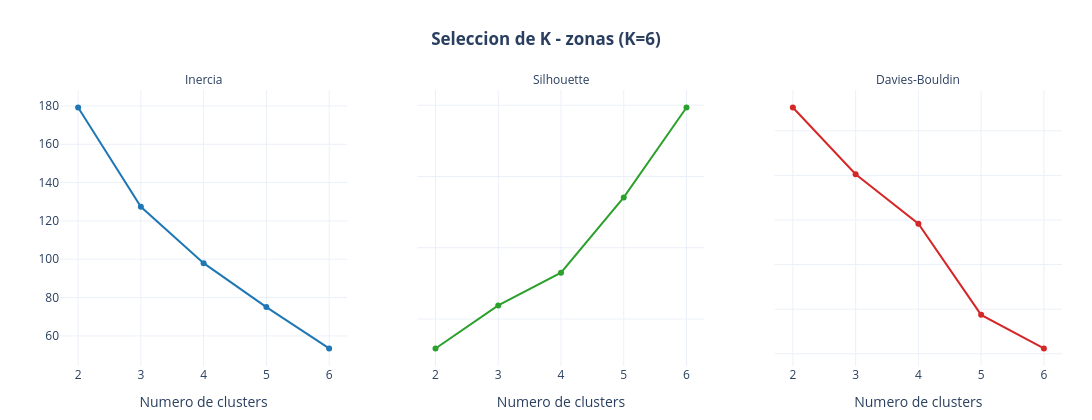

Source (notebook cell):
### Markdown cell above
### A.1 Métricas: selección de K, Silhouette y robustez (ARI)

### Code cell
# ====================================================================
# KMeans sobre zonas climaticas + seleccion de K
# ====================================================================
km_df = eval_kmeans_range(X_zona, k_range=range(2, 7))
K_ZONA, motivo = elegir_k(km_df)
plot_k_selection(km_df, f"Seleccion de K - zonas (K={K_ZONA})")
print(f"K optimo: {K_ZONA} ({motivo})")

km_zona = KMeans(n_clusters=K_ZONA, random_state=42, n_init=10)
zonas["cluster"] = km_zona.fit_predict(X_zona)
sil_zona = silhouette_score(X_zona, zonas["cluster"])
db_zona = davies_bouldin_score(X_zona, zonas["cluster"])
print(f"KMeans K={K_ZONA} | Silhouette={sil_zona:.3f} | Davies-Bouldin={db_zona:.3f}")

### Figure 1 — Plotly figure (JSON) as saved in the notebook; plotly's stock layout.template omitted (floating-point values rounded to 4 significant figures)
{"data": [{"hovertemplate": "metrica=Inercia<br>k=%{x}<br>valor=%{y}<extra></extra>", "legendgroup": "Inercia", "line": {"color": "#1f77b4", "dash": "solid"}, "marker": {"symbol": "circle"}, "mode": "lines+markers", "name": "Inercia", "orientation": "v", "showlegend": true, "type": "scatter", "x": [2, 3, 4, 5, 6], "xaxis": "x", "y": [179.2, 127.4, 97.97, 75.03, 53.45], "yaxis": "y"}, {"hovertemplate": "metrica=Silhouette<br>k=%{x}<br>valor=%{y}<extra></extra>", "legendgroup": "Silhouette", "line": {"color": "#2ca02c", "dash": "solid"}, "marker": {"symbol": "circle"}, "mode": "lines+markers", "name": "Silhouette", "orientation": "v", "showlegend": true, "type": "scatter", "x": [2, 3, 4, 5, 6], "xaxis": "x2", "y": [0.3293, 0.3595, 0.3825, 0.4353, 0.4984], "yaxis": "y2"}, {"hovertemplate": "metrica=Davies-Bouldin<br>k=%{x}<br>valor=%{y}<extra></extra>", "legendgroup": "Davies-Bouldin", "line": {"color": "#d62728", "dash": "solid"}, "marker": {"symbol": "circle"}, "mode": "lines+markers", "name": "Davies-Bouldin", "orientation": "v", "showlegend": true, "type": "scatter", "x": [2, 3, 4, 5, 6], "xaxis": "x3", "y": [1.252, 1.103, 0.9915, 0.7872, 0.7119], "yaxis": "y3"}], "layout": {"annotations": [{"font": {"size": 12}, "showarrow": false, "text": "Inercia", "x": 0.1433, "xanchor": "center", "xref": "paper", "y": 1.0, "yanchor": "bottom", "yref": "paper"}, {"font": {"size": 12}, "showarrow": false, "text": "Silhouette", "x": 0.5, "xanchor": "center", "xref": "paper", "y": 1.0, "yanchor": "bottom", "yref": "paper"}, {"font": {"size": 12}, "showarrow": false, "text": "Davies-Bouldin", "x": 0.8567, "xanchor": "center", "xref": "paper", "y": 1.0, "yanchor": "bottom", "yref": "paper"}], "height": 420, "legend": {"title": {"text": "metrica"}, "tracegroupgap": 0}, "margin": {"b": 50, "l": 60, "r": 30, "t": 90}, "showlegend": false, "title": {"font": {"size": 17}, "text": "<b>Seleccion de K - zonas (K=6)</b>", "x": 0.5, "xanchor": "center"}, "width": 1250, "xaxis": {"anchor": "y", "domain": [0.0, 0.2867], "dtick": 1, "title": {"text": "Numero de clusters"}}, "xaxis2": {"anchor": "y2", "domain": [0.3567, 0.6433], "dtick": 1, "matches": "x", "title": {"text": "Numero de clusters"}}, "xaxis3": {"anchor": "y3", "domain": [0.7133, 1.0], "dtick": 1, "matches": "x", "title": {"text": "Numero de clusters"}}, "yaxis": {"anchor": "x", "domain": [0.0, 1.0], "title": {"text": ""}}, "yaxis2": {"anchor": "x2", "domain": [0.0, 1.0], "showticklabels": false, "title": {"text": ""}}, "yaxis3": {"anchor": "x3", "domain": [0.0, 1.0], "showticklabels": false, "title": {"text": ""}}}}
